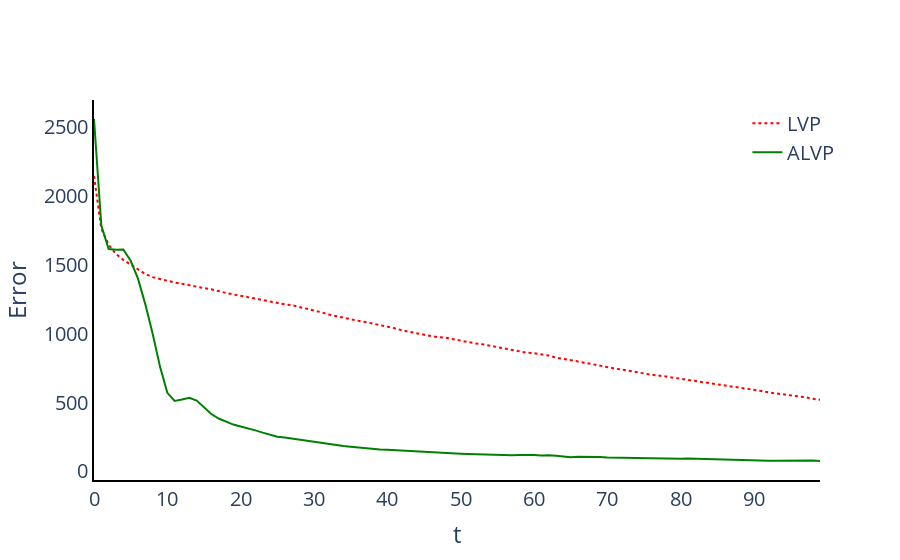

Notebook code cell kept with this figure:
### Markdown cell above
Plot mean error

### Code cell
layout = go.Layout(plot_bgcolor='rgba(0,0,0,0)')
fig = go.Figure(layout=layout)
fig.add_trace(go.Scatter(y=lvp_er["Error"],
                         x=lvp_er.index,
                         name=f"LVP",
                         mode="lines",
                line={'dash': 'dot', 'color': 'red'}))


fig.add_trace(go.Scatter(y=alvp_er["Error"],
                     x=alvp_er.index,
                     name=f"ALVP",
                     mode="lines",
                line={'dash': 'solid', 'color': 'green'}))

fig.update_layout(
    xaxis_title="t",
    yaxis_title="Error",
    legend = dict(
        yanchor="top",
        y=0.99,
        xanchor="left",
        x=0.9
    ),
    font = dict(size = 20)
)
fig.update_xaxes(showline=True, linewidth=2, linecolor='black', gridcolor='white')
fig.update_yaxes(showline=True, linewidth=2, linecolor='black', gridcolor='white')

fig.show()

### Figure 1 — Plotly figure (JSON) as saved in the notebook; plotly's stock layout.template omitted (floating-point values rounded to 4 significant figures)
{"data": [{"line": {"color": "red", "dash": "dot"}, "mode": "lines", "name": "LVP", "type": "scatter", "x": [0, 1, 2, 3, 4, 5, 6, 7, 8, 9, 10, 11, 12, 13, 14, 15, 16, 17, 18, 19, 20, 21, 22, 23, 24, 25, 26, 27, 28, 29, 30, 31, 32, 33, 34, 35, 36, 37, 38, 39, 40, 41, 42, 43, 44, 45, 46, 47, 48, 49, 50, 51, 52, 53, 54, 55, 56, 57, 58, 59, 60, 61, 62, 63, 64, 65, 66, 67, 68, 69, 70, 71, 72, 73, 74, 75, 76, 77, 78, 79, 80, 81, 82, 83, 84, 85, 86, 87, 88, 89, 90, 91, 92, 93, 94, 95, 96, 97, 98, 99], "y": [2147.0, 1762.0, 1646.0, 1579.0, 1537.0, 1503.0, 1463.0, 1433.0, 1411.0, 1398.0, 1382.0, 1372.0, 1363.0, 1351.0, 1342.0, 1331.0, 1323.0, 1308.0, 1296.0, 1286.0, 1278.0, 1266.0, 1255.0, 1244.0, 1235.0, 1223.0, 1213.0, 1207.0, 1195.0, 1183.0, 1167.0, 1156.0, 1140.0, 1127.0, 1116.0, 1104.0, 1094.0, 1085.0, 1074.0, 1062.0, 1055.0, 1040.0, 1025.0, 1013.0, 1003.0, 994.8, 982.4, 974.4, 971.2, 960.0, 949.2, 941.0, 929.6, 923.1, 912.5, 899.6, 892.3, 879.8, 872.5, 861.8, 858.2, 849.2, 841.1, 826.2, 815.2, 803.7, 798.1, 788.6, 777.4, 767.6, 756.5, 747.0, 739.1, 729.1, 721.9, 711.0, 702.2, 696.7, 688.6, 683.2, 676.4, 666.9, 660.5, 648.8, 641.0, 632.8, 626.8, 620.3, 610.5, 602.4, 594.4, 584.0, 573.6, 567.1, 560.7, 550.8, 544.7, 538.0, 527.4, 520.7]}, {"line": {"color": "green", "dash": "solid"}, "mode": "lines", "name": "ALVP", "type": "scatter", "x": [0, 1, 2, 3, 4, 5, 6, 7, 8, 9, 10, 11, 12, 13, 14, 15, 16, 17, 18, 19, 20, 21, 22, 23, 24, 25, 26, 27, 28, 29, 30, 31, 32, 33, 34, 35, 36, 37, 38, 39, 40, 41, 42, 43, 44, 45, 46, 47, 48, 49, 50, 51, 52, 53, 54, 55, 56, 57, 58, 59, 60, 61, 62, 63, 64, 65, 66, 67, 68, 69, 70, 71, 72, 73, 74, 75, 76, 77, 78, 79, 80, 81, 82, 83, 84, 85, 86, 87, 88, 89, 90, 91, 92, 93, 94, 95, 96, 97, 98, 99], "y": [2560.0, 1785.0, 1615.0, 1610.0, 1612.0, 1530.0, 1400.0, 1213.0, 999.0, 761.0, 570.4, 512.1, 521.4, 534.6, 514.4, 469.0, 416.7, 383.8, 363.7, 339.9, 325.9, 313.9, 297.9, 281.4, 264.0, 251.6, 245.1, 237.4, 231.4, 222.0, 213.6, 203.9, 195.6, 191.2, 183.9, 178.3, 172.6, 169.3, 163.2, 159.4, 156.2, 153.1, 150.5, 148.2, 142.7, 140.3, 135.7, 132.3, 129.3, 128.0, 127.6, 125.8, 124.0, 127.0, 124.5, 121.2, 121.8, 116.8, 119.0, 120.2, 118.1, 115.6, 117.5, 112.7, 105.7, 103.2, 106.6, 107.0, 104.1, 103.8, 100.5, 99.61, 96.55, 93.86, 96.82, 97.08, 95.11, 92.86, 90.34, 92.34, 91.0, 93.6, 92.1, 88.85, 87.95, 86.28, 84.7, 85.7, 80.13, 80.98, 78.0, 75.22, 77.18, 77.9, 78.89, 77.73, 76.43, 78.1, 78.0, 75.82]}], "layout": {"font": {"size": 20}, "legend": {"x": 0.9, "xanchor": "left", "y": 0.99, "yanchor": "top"}, "plot_bgcolor": "rgba(0,0,0,0)", "xaxis": {"gridcolor": "white", "linecolor": "black", "linewidth": 2, "showline": true, "title": {"text": "t"}}, "yaxis": {"gridcolor": "white", "linecolor": "black", "linewidth": 2, "showline": true, "title": {"text": "Error"}}}}
